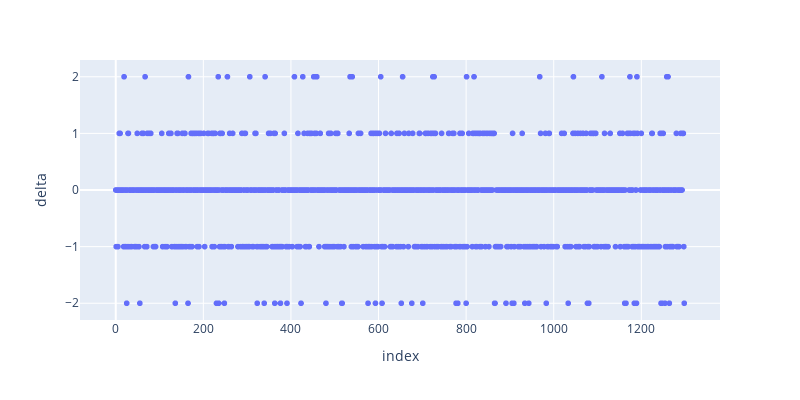

Notebook code for this chart:
### Code cell
showValidationResult(y_true, y_pred)

### Figure 1 — Plotly figure (JSON) as saved in the notebook; plotly's stock layout.template omitted (floating-point values rounded to 4 significant figures; data arrays with more than 128 entries replaced by an {"elided": "..."} marker saying what was removed)
{"data": [{"hovertemplate": "index=%{x}<br>delta=%{y}<extra></extra>", "legendgroup": "", "marker": {"color": "#636efa", "symbol": "circle"}, "mode": "markers", "name": "", "showlegend": false, "type": "scattergl", "x": {"elided": "1299 int values"}, "xaxis": "x", "y": {"elided": "1299 int values"}, "yaxis": "y"}], "layout": {"height": 400, "legend": {"tracegroupgap": 0}, "margin": {"t": 60}, "width": 800, "xaxis": {"anchor": "y", "domain": [0, 1], "title": {"text": "index"}}, "yaxis": {"anchor": "x", "domain": [0, 1], "title": {"text": "delta"}}}}
